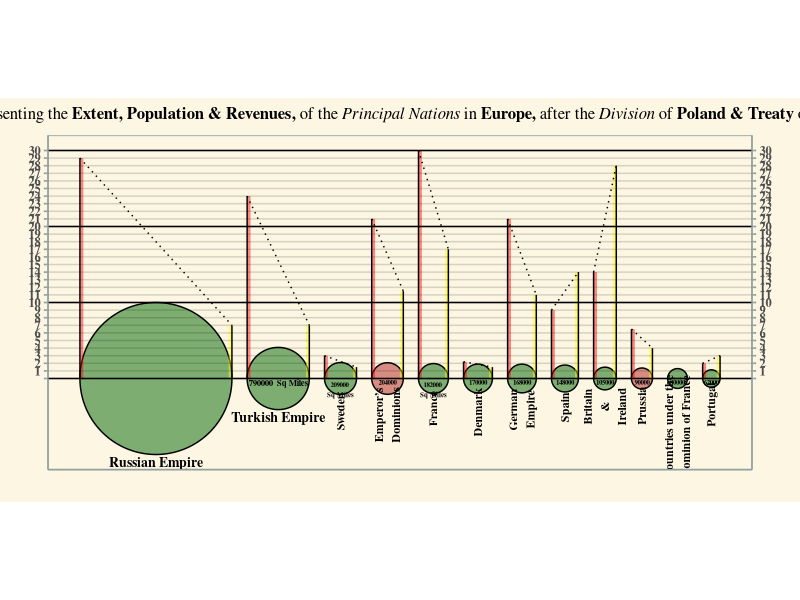
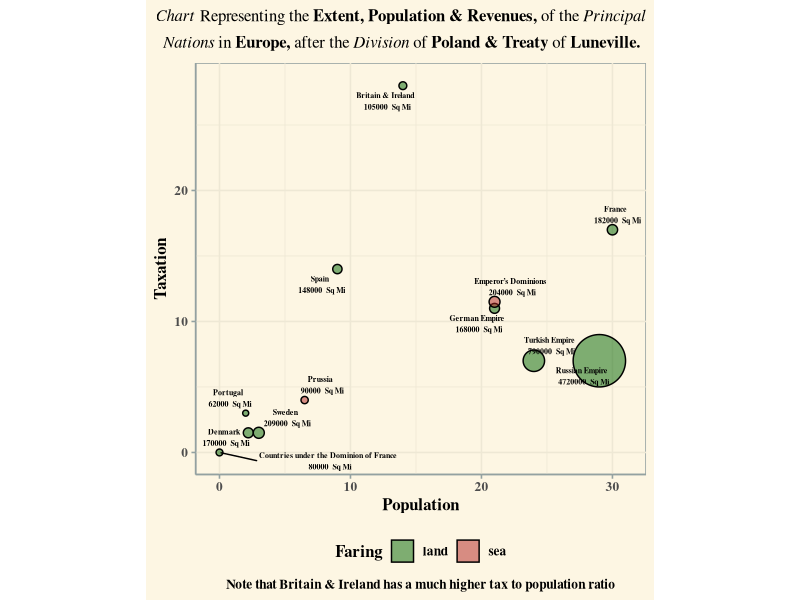

Generate these figures, in order, with R:
## ---- chunk 1
#| include: FALSE

#libs
library(tidyverse)
library(ggforce)
library(ggthemes)
library(ggrepel)
## ---- chunk 2
#| include: false
DATA <- read.csv("data/playfair_european_nations.csv")
## ---- chunk 3
DATA <- DATA %>%
  mutate(Country = as.factor(Country)) %>%
  mutate(r = sqrt(Area / 3.14))

DATA <- DATA %>%
  mutate(scaledR = r / max(DATA$r, na.rm = TRUE) * 10)

DATA$center[1] <- DATA$scaledR[1]
spaceBetweenCountries <- 2

for (x in 2:nrow(DATA)) {
  DATA$center[x] <- DATA$center[x - 1] + 
                    DATA$scaledR[x - 1] + 
                    spaceBetweenCountries +
                    DATA$scaledR[x]
}

DATA <- DATA %>%
  mutate(circleLabels = str_replace_all(Country, " ", "\n"))

DATA$circleLabels[11] <- "Countries under the\nDominion of France"

DATA$circLabelAdj <- c(0, 0,
                       2.2, 2.7, 2, 2.5, 2.2, 2, 2.2, 2.2, 5, 2.3)

DATA$Faring <- c("land", "land", "land", "sea", "land", "land", "land", "land",
                 "land", "sea", "land", "land")

# creating plot title w/ formating
plotTitle <- expression(paste(italic("Chart"),
                              " Representing the ",
                              bold("Extent, Population & Revenues, "),
                              "of the ", italic("Principal Nations "),
                              "in ",
                              bold("Europe, "),
                              "after the ",
                              italic("Division "),
                              "of ",
                              bold("Poland & Treaty "),
                              "of ",
                              bold("Luneville.")))
## ---- chunk 4
#| fig-asp: 0.5
#| fig-width: 12
#| fig-align: center


DATA %>%
  ggplot() +
   geom_circle(aes(x0 = center, y0 = 0, r = scaledR, fill = Faring), # circles
               alpha = 0.5) + 
   geom_segment(aes(x = center - scaledR + 0.25, y = 0, yend = Population),
                color = "red", linewidth = 1, alpha = 0.45) + # red lines
   geom_segment(aes(x = center - scaledR, y = 0, yend = Population)) +
   geom_segment(aes(x = center + scaledR - 0.25, y = 0, yend = Taxation),
                color = "yellow", linewidth = 1, alpha = 0.45) + # yellow lines
   geom_segment(aes(x = center + scaledR, y = 0, yend = Taxation)) +
   geom_segment(aes(x = center - scaledR, xend = center + scaledR, # connect
                    y = Population, yend = Taxation), linetype = "dotted") +
   geom_text(data = DATA[1:2,], # Russia & Turkish Labels
             aes(x = center, y = 0 - scaledR, label = Country),
             vjust = 1.25, size = 3.5, family = "serif", fontface = "bold") +
   geom_text(data = DATA[3:12,], # Country labels for remaining
             aes(x = center, y = 0 - scaledR - circLabelAdj,
                 label = circleLabels),
             angle = 90, hjust = 0.5, size = 3, family = "serif",
             fontface = "bold") +
   geom_text(data = DATA[1,], # Russia Sq mile
             aes(x = center, y = 0 - scaledR, label = paste(Area,
                                                            " Square Miles")),
             vjust = 3.5, size = 2.25, family = "serif", fontface = "bold") +
   geom_text(data = DATA[2,], # Turkish Sq mile
             aes(x = center, y = 0, label = paste(Area," Sq Miles")),
             vjust = 1.25, size = 2.25, family = "serif", fontface = "bold") +
   geom_text(data = DATA[c(3,5),], # Swedish & French Sq mile
             aes(x = center, y = 0, label = paste(Area,"\nSq Miles")),
             vjust = 1.25, size = 1.75, family = "serif", fontface = "bold") +
   geom_text(data = DATA[c(4, 6, 7, 8, 9, 10, 11, 12),],#miles for everyone else
             aes(x = center, y = 0, label = paste(Area)),
             vjust = 1.25, size = 1.75, family = "serif", fontface = "bold") +
   geom_hline(yintercept = seq(0, 30, 10)) +
   geom_hline(yintercept = seq(0, 30, 1), alpha = 0.15) +
   scale_y_continuous(breaks = seq(0, 30, 1),
                      sec.axis = dup_axis(),
                      labels = c("", seq(1, 30, 1))) +
   scale_fill_manual(values = c("darkgreen", "firebrick")) +
   labs(title = plotTitle,
        x = "",
        y = "") +
   coord_equal() +
   theme_solarized() +
   theme(axis.text.y = element_text(size = 9),
         panel.grid.major.y = element_blank(),
         panel.grid.minor.y = element_blank(),
         panel.grid.major.x = element_blank(),
         panel.grid.minor.x = element_blank(),
         axis.text.x = element_blank(),
         axis.ticks.x = element_blank(),
         plot.title = element_text(size = 12, hjust = 0.5,
                                   family = "serif", color = "black"),
         text = element_text(family = "serif", color = "black", face = "bold"),
         legend.position = "none")
## ---- chunk 5
# data prep
DATA <- DATA %>%
  mutate(dotLabels = paste(Country, "\n", Area, " Sq Mi"))

# plot title w/ formatting
plotTitle <- expression(atop(paste(italic("Chart"),
                                   " Representing the ",
                                   bold("Extent, Population & Revenues, "),
                                   "of the ",
                                   italic("Principal")),
                             paste(italic("Nations "),
                                   "in ",
                                   bold("Europe, "),
                                   "after the ",
                                   italic("Division "),
                                   "of ",
                                   bold("Poland & Treaty "),
                                   "of ",
                                   bold("Luneville."))))
## ---- chunk 6
#| fig-asp: 0.5
#| fig-width: 12
#| fig-align: center


DATA %>%
  ggplot(aes(x = Population, y = Taxation)) +
  geom_circle(aes(x0 = Population, y0 = Taxation, r = scaledR/5, fill = Faring),
              alpha = 0.5) +
  geom_text_repel(aes(label = dotLabels),
                  size = 2, family = "serif", fontface = "bold",
                  seed = 5) +
  labs(size = "",
       title = plotTitle,
       caption = "Note that Britain & Ireland has a much higher tax to population ratio") +
  scale_fill_manual(values = c("darkgreen", "firebrick")) +
  guides(size = "none") +
  coord_equal() +
  theme_solarized() + 
  theme(legend.position = "bottom",
        legend.title = element_text(family = "serif", color = "black"),
        axis.title = element_text(family = "serif", color = "black",
                                  face = "bold"),
        plot.title = element_text(size = 12, hjust = 1,
                                   family = "serif", color = "black"),
        plot.caption = element_text(hjust = 0.5,
                                    family = "serif", color = "black"),
        text = element_text(family = "serif", color = "black", face = "bold"))
